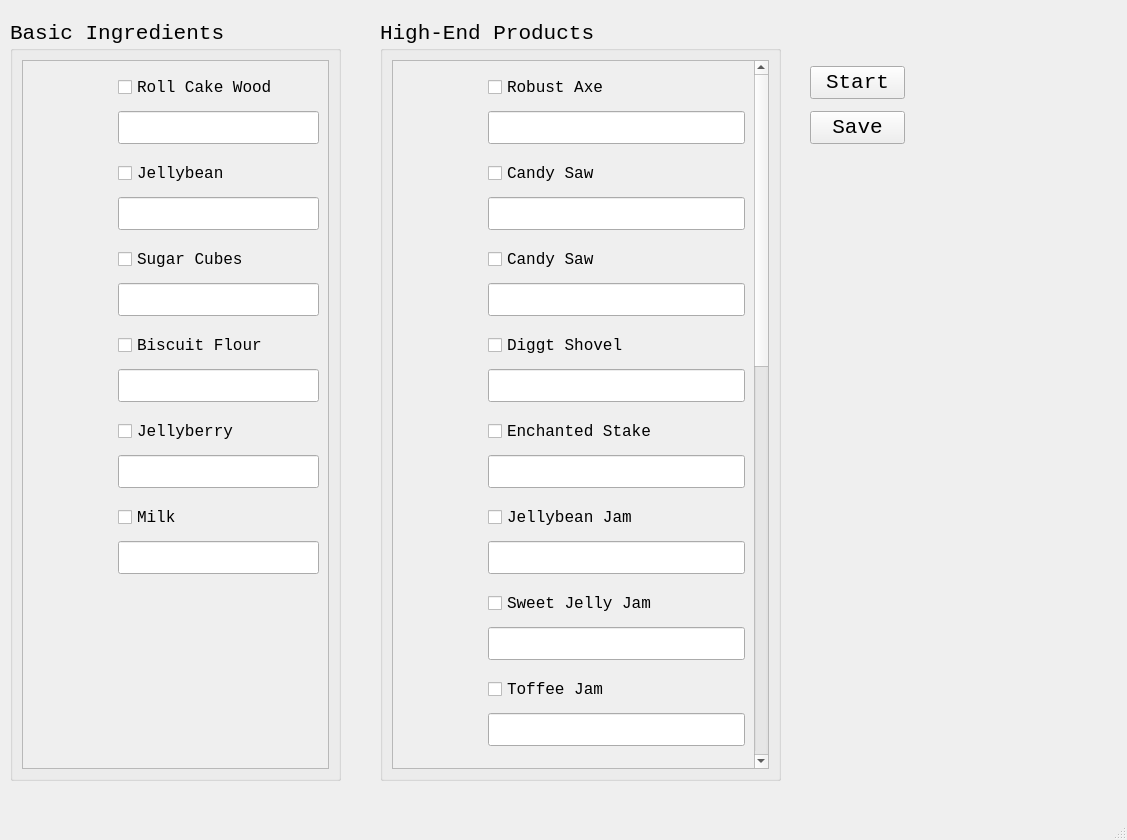
<?xml version="1.0" encoding="UTF-8"?>
<ui version="4.0">
 <class>MainWindow</class>
 <widget class="QMainWindow" name="MainWindow">
  <property name="geometry">
   <rect>
    <x>0</x>
    <y>0</y>
    <width>1127</width>
    <height>840</height>
   </rect>
  </property>
  <property name="windowTitle">
   <string>MainWindow</string>
  </property>
  <widget class="QWidget" name="centralwidget">
   <widget class="QGroupBox" name="basic_ingredients">
    <property name="geometry">
     <rect>
      <x>10</x>
      <y>20</y>
      <width>331</width>
      <height>761</height>
     </rect>
    </property>
    <property name="font">
     <font>
      <family>Consolas</family>
      <pointsize>16</pointsize>
     </font>
    </property>
    <property name="title">
     <string>Basic Ingredients</string>
    </property>
    <layout class="QVBoxLayout" name="verticalLayout_5">
     <item>
      <widget class="QScrollArea" name="scrollArea">
       <property name="widgetResizable">
        <bool>true</bool>
       </property>
       <widget class="QWidget" name="basic_ingredients_">
        <property name="geometry">
         <rect>
          <x>0</x>
          <y>0</y>
          <width>305</width>
          <height>703</height>
         </rect>
        </property>
        <layout class="QVBoxLayout" name="verticalLayout">
         <item>
          <layout class="QHBoxLayout" name="RollCakeWood">
           <item>
            <widget class="QLabel" name="RollCakeWood_img">
             <property name="minimumSize">
              <size>
               <width>80</width>
               <height>80</height>
              </size>
             </property>
             <property name="maximumSize">
              <size>
               <width>80</width>
               <height>80</height>
              </size>
             </property>
             <property name="text">
              <string/>
             </property>
             <property name="pixmap">
              <pixmap>images/icon/Roll Cake Wood.png</pixmap>
             </property>
             <property name="scaledContents">
              <bool>true</bool>
             </property>
            </widget>
           </item>
           <item>
            <layout class="QVBoxLayout" name="RollCakeWood_">
             <item>
              <widget class="QCheckBox" name="RollCakeWood_check">
               <property name="font">
                <font>
                 <family>Consolas</family>
                 <pointsize>12</pointsize>
                </font>
               </property>
               <property name="text">
                <string>Roll Cake Wood</string>
               </property>
              </widget>
             </item>
             <item>
              <widget class="QLineEdit" name="RollCakeWood_min"/>
             </item>
            </layout>
           </item>
          </layout>
         </item>
         <item>
          <layout class="QHBoxLayout" name="Jellybean">
           <item>
            <widget class="QLabel" name="Jellybean_img">
             <property name="minimumSize">
              <size>
               <width>80</width>
               <height>80</height>
              </size>
             </property>
             <property name="maximumSize">
              <size>
               <width>80</width>
               <height>80</height>
              </size>
             </property>
             <property name="text">
              <string/>
             </property>
             <property name="pixmap">
              <pixmap>images/icon/Jellybean.png</pixmap>
             </property>
             <property name="scaledContents">
              <bool>true</bool>
             </property>
            </widget>
           </item>
           <item>
            <layout class="QVBoxLayout" name="Jellybean_">
             <item>
              <widget class="QCheckBox" name="Jellybean_check">
               <property name="font">
                <font>
                 <family>Consolas</family>
                 <pointsize>12</pointsize>
                </font>
               </property>
               <property name="text">
                <string>Jellybean</string>
               </property>
               <property name="checked">
                <bool>false</bool>
               </property>
              </widget>
             </item>
             <item>
              <widget class="QLineEdit" name="Jellybean_min"/>
             </item>
            </layout>
           </item>
          </layout>
         </item>
         <item>
          <layout class="QHBoxLayout" name="SugarCubes">
           <item>
            <widget class="QLabel" name="SugarCubes_img">
             <property name="minimumSize">
              <size>
               <width>80</width>
               <height>80</height>
              </size>
             </property>
             <property name="maximumSize">
              <size>
               <width>80</width>
               <height>80</height>
              </size>
             </property>
             <property name="text">
              <string/>
             </property>
             <property name="pixmap">
              <pixmap>images/icon/Sugar Cubes.png</pixmap>
             </property>
             <property name="scaledContents">
              <bool>true</bool>
             </property>
            </widget>
           </item>
           <item>
            <layout class="QVBoxLayout" name="SugarCubes_">
             <item>
              <widget class="QCheckBox" name="SugarCubes_check">
               <property name="font">
                <font>
                 <family>Consolas</family>
                 <pointsize>12</pointsize>
                </font>
               </property>
               <property name="text">
                <string>Sugar Cubes</string>
               </property>
              </widget>
             </item>
             <item>
              <widget class="QLineEdit" name="SugarCubes_min"/>
             </item>
            </layout>
           </item>
          </layout>
         </item>
         <item>
          <layout class="QHBoxLayout" name="BiscuitFlour">
           <item>
            <widget class="QLabel" name="BiscuitFlour_img">
             <property name="minimumSize">
              <size>
               <width>80</width>
               <height>80</height>
              </size>
             </property>
             <property name="maximumSize">
              <size>
               <width>80</width>
               <height>80</height>
              </size>
             </property>
             <property name="text">
              <string/>
             </property>
             <property name="pixmap">
              <pixmap>images/icon/Biscuit Flour.png</pixmap>
             </property>
             <property name="scaledContents">
              <bool>true</bool>
             </property>
            </widget>
           </item>
           <item>
            <layout class="QVBoxLayout" name="BiscuitFlour_">
             <item>
              <widget class="QCheckBox" name="BiscuitFlour_check">
               <property name="font">
                <font>
                 <family>Consolas</family>
                 <pointsize>12</pointsize>
                </font>
               </property>
               <property name="text">
                <string>Biscuit Flour</string>
               </property>
              </widget>
             </item>
             <item>
              <widget class="QLineEdit" name="BiscuitFlour_min"/>
             </item>
            </layout>
           </item>
          </layout>
         </item>
         <item>
          <layout class="QHBoxLayout" name="Jellyberry">
           <item>
            <widget class="QLabel" name="Jellyberry_img">
             <property name="minimumSize">
              <size>
               <width>80</width>
               <height>80</height>
              </size>
             </property>
             <property name="maximumSize">
              <size>
               <width>80</width>
               <height>80</height>
              </size>
             </property>
             <property name="text">
              <string/>
             </property>
             <property name="pixmap">
              <pixmap>images/icon/Jellyberry.png</pixmap>
             </property>
             <property name="scaledContents">
              <bool>true</bool>
             </property>
            </widget>
           </item>
           <item>
            <layout class="QVBoxLayout" name="Jellyberry_">
             <item>
              <widget class="QCheckBox" name="Jellyberry_check">
               <property name="font">
                <font>
                 <family>Consolas</family>
                 <pointsize>12</pointsize>
                </font>
               </property>
               <property name="text">
                <string>Jellyberry</string>
               </property>
              </widget>
             </item>
             <item>
              <widget class="QLineEdit" name="Jellyberry_min"/>
             </item>
            </layout>
           </item>
          </layout>
         </item>
         <item>
          <layout class="QHBoxLayout" name="Milk">
           <item>
            <widget class="QLabel" name="Milk_img">
             <property name="minimumSize">
              <size>
               <width>80</width>
               <height>80</height>
              </size>
             </property>
             <property name="maximumSize">
              <size>
               <width>80</width>
               <height>80</height>
              </size>
             </property>
             <property name="text">
              <string/>
             </property>
             <property name="pixmap">
              <pixmap>images/icon/Milk.png</pixmap>
             </property>
             <property name="scaledContents">
              <bool>true</bool>
             </property>
            </widget>
           </item>
           <item>
            <layout class="QVBoxLayout" name="Milk_">
             <item>
              <widget class="QCheckBox" name="Milk_check">
               <property name="font">
                <font>
                 <family>Consolas</family>
                 <pointsize>12</pointsize>
                </font>
               </property>
               <property name="text">
                <string>Milk</string>
               </property>
              </widget>
             </item>
             <item>
              <widget class="QLineEdit" name="Milk_min"/>
             </item>
            </layout>
           </item>
          </layout>
         </item>
         <item>
          <spacer name="verticalSpacer">
           <property name="orientation">
            <enum>Qt::Vertical</enum>
           </property>
           <property name="sizeHint" stdset="0">
            <size>
             <width>20</width>
             <height>40</height>
            </size>
           </property>
          </spacer>
         </item>
        </layout>
       </widget>
      </widget>
     </item>
    </layout>
   </widget>
   <widget class="QGroupBox" name="high_end_products">
    <property name="geometry">
     <rect>
      <x>380</x>
      <y>20</y>
      <width>401</width>
      <height>761</height>
     </rect>
    </property>
    <property name="font">
     <font>
      <family>Consolas</family>
      <pointsize>16</pointsize>
     </font>
    </property>
    <property name="title">
     <string>High-End Products</string>
    </property>
    <layout class="QVBoxLayout" name="verticalLayout_7">
     <item>
      <widget class="QScrollArea" name="scrollArea_2">
       <property name="widgetResizable">
        <bool>true</bool>
       </property>
       <widget class="QWidget" name="high_end_products_">
        <property name="geometry">
         <rect>
          <x>0</x>
          <y>-1010</y>
          <width>354</width>
          <height>1713</height>
         </rect>
        </property>
        <layout class="QVBoxLayout" name="verticalLayout_2">
         <item>
          <layout class="QHBoxLayout" name="RobustAxe">
           <item>
            <widget class="QLabel" name="RobustAxe_img">
             <property name="minimumSize">
              <size>
               <width>80</width>
               <height>80</height>
              </size>
             </property>
             <property name="maximumSize">
              <size>
               <width>80</width>
               <height>80</height>
              </size>
             </property>
             <property name="text">
              <string/>
             </property>
             <property name="pixmap">
              <pixmap>images/icon/Robust Axe.png</pixmap>
             </property>
             <property name="scaledContents">
              <bool>true</bool>
             </property>
            </widget>
           </item>
           <item>
            <layout class="QVBoxLayout" name="RobustAxe_">
             <item>
              <widget class="QCheckBox" name="RobustAxe_check">
               <property name="font">
                <font>
                 <family>Consolas</family>
                 <pointsize>12</pointsize>
                </font>
               </property>
               <property name="text">
                <string>Robust Axe</string>
               </property>
              </widget>
             </item>
             <item>
              <widget class="QLineEdit" name="RobustAxe_min"/>
             </item>
            </layout>
           </item>
          </layout>
         </item>
         <item>
          <layout class="QHBoxLayout" name="TemperedPickaxe">
           <item>
            <widget class="QLabel" name="TemperedPickaxe_img">
             <property name="minimumSize">
              <size>
               <width>80</width>
               <height>80</height>
              </size>
             </property>
             <property name="maximumSize">
              <size>
               <width>80</width>
               <height>80</height>
              </size>
             </property>
             <property name="text">
              <string/>
             </property>
             <property name="pixmap">
              <pixmap>images/icon/Tempered Pickaxe.png</pixmap>
             </property>
             <property name="scaledContents">
              <bool>true</bool>
             </property>
            </widget>
           </item>
           <item>
            <layout class="QVBoxLayout" name="TemperedPickaxe_">
             <item>
              <widget class="QCheckBox" name="TemperedPickaxe_check">
               <property name="font">
                <font>
                 <family>Consolas</family>
                 <pointsize>12</pointsize>
                </font>
               </property>
               <property name="text">
                <string>Candy Saw</string>
               </property>
              </widget>
             </item>
             <item>
              <widget class="QLineEdit" name="TemperedPickaxe_min"/>
             </item>
            </layout>
           </item>
          </layout>
         </item>
         <item>
          <layout class="QHBoxLayout" name="CandySaw">
           <item>
            <widget class="QLabel" name="CandySaw_img">
             <property name="minimumSize">
              <size>
               <width>80</width>
               <height>80</height>
              </size>
             </property>
             <property name="maximumSize">
              <size>
               <width>80</width>
               <height>80</height>
              </size>
             </property>
             <property name="text">
              <string/>
             </property>
             <property name="pixmap">
              <pixmap>images/icon/Condy Saw.png</pixmap>
             </property>
             <property name="scaledContents">
              <bool>true</bool>
             </property>
            </widget>
           </item>
           <item>
            <layout class="QVBoxLayout" name="CandySaw_">
             <item>
              <widget class="QCheckBox" name="CandySaw_check">
               <property name="font">
                <font>
                 <family>Consolas</family>
                 <pointsize>12</pointsize>
                </font>
               </property>
               <property name="text">
                <string>Candy Saw</string>
               </property>
              </widget>
             </item>
             <item>
              <widget class="QLineEdit" name="CandySaw_min"/>
             </item>
            </layout>
           </item>
          </layout>
         </item>
         <item>
          <layout class="QHBoxLayout" name="DiggtShovel">
           <item>
            <widget class="QLabel" name="DiggtShovel_img">
             <property name="minimumSize">
              <size>
               <width>80</width>
               <height>80</height>
              </size>
             </property>
             <property name="maximumSize">
              <size>
               <width>80</width>
               <height>80</height>
              </size>
             </property>
             <property name="text">
              <string/>
             </property>
             <property name="pixmap">
              <pixmap>images/icon/Diggt Shovel.png</pixmap>
             </property>
             <property name="scaledContents">
              <bool>true</bool>
             </property>
            </widget>
           </item>
           <item>
            <layout class="QVBoxLayout" name="DiggtShovel_">
             <item>
              <widget class="QCheckBox" name="DiggtShovel_check">
               <property name="font">
                <font>
                 <family>Consolas</family>
                 <pointsize>12</pointsize>
                </font>
               </property>
               <property name="text">
                <string>Diggt Shovel</string>
               </property>
              </widget>
             </item>
             <item>
              <widget class="QLineEdit" name="DiggtShovel_min"/>
             </item>
            </layout>
           </item>
          </layout>
         </item>
         <item>
          <layout class="QHBoxLayout" name="EnchantedStake">
           <item>
            <widget class="QLabel" name="EnchantedStake_img">
             <property name="minimumSize">
              <size>
               <width>80</width>
               <height>80</height>
              </size>
             </property>
             <property name="maximumSize">
              <size>
               <width>80</width>
               <height>80</height>
              </size>
             </property>
             <property name="text">
              <string/>
             </property>
             <property name="pixmap">
              <pixmap>images/icon/Enchanted Stake.png</pixmap>
             </property>
             <property name="scaledContents">
              <bool>true</bool>
             </property>
            </widget>
           </item>
           <item>
            <layout class="QVBoxLayout" name="EnchantedStake_">
             <item>
              <widget class="QCheckBox" name="EnchantedStake_check">
               <property name="font">
                <font>
                 <family>Consolas</family>
                 <pointsize>12</pointsize>
                </font>
               </property>
               <property name="text">
                <string>Enchanted Stake</string>
               </property>
              </widget>
             </item>
             <item>
              <widget class="QLineEdit" name="EnchantedStake_min"/>
             </item>
            </layout>
           </item>
          </layout>
         </item>
         <item>
          <layout class="QHBoxLayout" name="JellybeanJam">
           <item>
            <widget class="QLabel" name="JellybeanJam_img">
             <property name="minimumSize">
              <size>
               <width>80</width>
               <height>80</height>
              </size>
             </property>
             <property name="maximumSize">
              <size>
               <width>80</width>
               <height>80</height>
              </size>
             </property>
             <property name="text">
              <string/>
             </property>
             <property name="pixmap">
              <pixmap>images/icon/Jellybean Jam.png</pixmap>
             </property>
             <property name="scaledContents">
              <bool>true</bool>
             </property>
            </widget>
           </item>
           <item>
            <layout class="QVBoxLayout" name="JellybeanJam_">
             <item>
              <widget class="QCheckBox" name="JellybeanJam_check">
               <property name="font">
                <font>
                 <family>Consolas</family>
                 <pointsize>12</pointsize>
                </font>
               </property>
               <property name="text">
                <string>Jellybean Jam</string>
               </property>
              </widget>
             </item>
             <item>
              <widget class="QLineEdit" name="JellybeanJam_min"/>
             </item>
            </layout>
           </item>
          </layout>
         </item>
         <item>
          <layout class="QHBoxLayout" name="SweetJellyJam">
           <item>
            <widget class="QLabel" name="SweetJellyJam_img">
             <property name="minimumSize">
              <size>
               <width>80</width>
               <height>80</height>
              </size>
             </property>
             <property name="maximumSize">
              <size>
               <width>80</width>
               <height>80</height>
              </size>
             </property>
             <property name="text">
              <string/>
             </property>
             <property name="pixmap">
              <pixmap>images/icon/Sweet Jelly Jam.png</pixmap>
             </property>
             <property name="scaledContents">
              <bool>true</bool>
             </property>
            </widget>
           </item>
           <item>
            <layout class="QVBoxLayout" name="SweetJellyJam_">
             <item>
              <widget class="QCheckBox" name="SweetJellyJam_check">
               <property name="font">
                <font>
                 <family>Consolas</family>
                 <pointsize>12</pointsize>
                </font>
               </property>
               <property name="text">
                <string>Sweet Jelly Jam</string>
               </property>
              </widget>
             </item>
             <item>
              <widget class="QLineEdit" name="SweetJellyJam_min"/>
             </item>
            </layout>
           </item>
          </layout>
         </item>
         <item>
          <layout class="QHBoxLayout" name="ToffeeJam">
           <item>
            <widget class="QLabel" name="ToffeeJam_img">
             <property name="minimumSize">
              <size>
               <width>80</width>
               <height>80</height>
              </size>
             </property>
             <property name="maximumSize">
              <size>
               <width>80</width>
               <height>80</height>
              </size>
             </property>
             <property name="text">
              <string/>
             </property>
             <property name="pixmap">
              <pixmap>images/icon/Toffee Jam.png</pixmap>
             </property>
             <property name="scaledContents">
              <bool>true</bool>
             </property>
            </widget>
           </item>
           <item>
            <layout class="QVBoxLayout" name="ToffeeJam_">
             <item>
              <widget class="QCheckBox" name="ToffeeJam_check">
               <property name="font">
                <font>
                 <family>Consolas</family>
                 <pointsize>12</pointsize>
                </font>
               </property>
               <property name="text">
                <string>Toffee Jam</string>
               </property>
              </widget>
             </item>
             <item>
              <widget class="QLineEdit" name="ToffeeJam_min"/>
             </item>
            </layout>
           </item>
          </layout>
         </item>
         <item>
          <layout class="QHBoxLayout" name="PineconeBirdyToy">
           <item>
            <widget class="QLabel" name="PineconeBirdyToy_img">
             <property name="minimumSize">
              <size>
               <width>80</width>
               <height>80</height>
              </size>
             </property>
             <property name="maximumSize">
              <size>
               <width>80</width>
               <height>80</height>
              </size>
             </property>
             <property name="text">
              <string/>
             </property>
             <property name="pixmap">
              <pixmap>images/icon/Pinecone Birdy Toy.png</pixmap>
             </property>
             <property name="scaledContents">
              <bool>true</bool>
             </property>
            </widget>
           </item>
           <item>
            <layout class="QVBoxLayout" name="PineconeBirdyToy_">
             <item>
              <widget class="QCheckBox" name="PineconeBirdyToy_check">
               <property name="font">
                <font>
                 <family>Consolas</family>
                 <pointsize>12</pointsize>
                </font>
               </property>
               <property name="text">
                <string>Pinecone Birdy Toy</string>
               </property>
              </widget>
             </item>
             <item>
              <widget class="QLineEdit" name="PineconeBirdyToy_min"/>
             </item>
            </layout>
           </item>
          </layout>
         </item>
         <item>
          <layout class="QHBoxLayout" name="AcornLamp">
           <item>
            <widget class="QLabel" name="AcornLamp_img">
             <property name="minimumSize">
              <size>
               <width>80</width>
               <height>80</height>
              </size>
             </property>
             <property name="maximumSize">
              <size>
               <width>80</width>
               <height>80</height>
              </size>
             </property>
             <property name="text">
              <string/>
             </property>
             <property name="pixmap">
              <pixmap>images/icon/Acorn Lamp.png</pixmap>
             </property>
             <property name="scaledContents">
              <bool>true</bool>
             </property>
            </widget>
           </item>
           <item>
            <layout class="QVBoxLayout" name="AcornLamp_">
             <item>
              <widget class="QCheckBox" name="AcornLamp_check">
               <property name="font">
                <font>
                 <family>Consolas</family>
                 <pointsize>12</pointsize>
                </font>
               </property>
               <property name="text">
                <string>Acorn Lamp</string>
               </property>
              </widget>
             </item>
             <item>
              <widget class="QLineEdit" name="AcornLamp_min"/>
             </item>
            </layout>
           </item>
          </layout>
         </item>
         <item>
          <layout class="QHBoxLayout" name="HeartyRye">
           <item>
            <widget class="QLabel" name="HeartyRye_img">
             <property name="minimumSize">
              <size>
               <width>80</width>
               <height>80</height>
              </size>
             </property>
             <property name="maximumSize">
              <size>
               <width>80</width>
               <height>80</height>
              </size>
             </property>
             <property name="text">
              <string/>
             </property>
             <property name="pixmap">
              <pixmap>images/icon/Hearty Rye.png</pixmap>
             </property>
             <property name="scaledContents">
              <bool>true</bool>
             </property>
            </widget>
           </item>
           <item>
            <layout class="QVBoxLayout" name="HeartyRye_">
             <item>
              <widget class="QCheckBox" name="HeartyRye_check">
               <property name="font">
                <font>
                 <family>Consolas</family>
                 <pointsize>12</pointsize>
                </font>
               </property>
               <property name="text">
                <string>Hearty Rye</string>
               </property>
              </widget>
             </item>
             <item>
              <widget class="QLineEdit" name="HeartyRye_min"/>
             </item>
            </layout>
           </item>
          </layout>
         </item>
         <item>
          <layout class="QHBoxLayout" name="TartJmapie">
           <item>
            <widget class="QLabel" name="TartJampie_img">
             <property name="minimumSize">
              <size>
               <width>80</width>
               <height>80</height>
              </size>
             </property>
             <property name="maximumSize">
              <size>
               <width>80</width>
               <height>80</height>
              </size>
             </property>
             <property name="text">
              <string/>
             </property>
             <property name="pixmap">
              <pixmap>images/icon/Tart Jampie.png</pixmap>
             </property>
             <property name="scaledContents">
              <bool>true</bool>
             </property>
            </widget>
           </item>
           <item>
            <layout class="QVBoxLayout" name="TartJampie_">
             <item>
              <widget class="QCheckBox" name="TartJampie_check">
               <property name="font">
                <font>
                 <family>Consolas</family>
                 <pointsize>12</pointsize>
                </font>
               </property>
               <property name="text">
                <string>Tart Jampie</string>
               </property>
              </widget>
             </item>
             <item>
              <widget class="QLineEdit" name="TartJampie_min"/>
             </item>
            </layout>
           </item>
          </layout>
         </item>
         <item>
          <layout class="QHBoxLayout" name="HotJellyStew">
           <item>
            <widget class="QLabel" name="HotJellyStew_img">
             <property name="minimumSize">
              <size>
               <width>80</width>
               <height>80</height>
              </size>
             </property>
             <property name="maximumSize">
              <size>
               <width>80</width>
               <height>80</height>
              </size>
             </property>
             <property name="text">
              <string/>
             </property>
             <property name="pixmap">
              <pixmap>images/icon/Hot Jelly Stew.png</pixmap>
             </property>
             <property name="scaledContents">
              <bool>true</bool>
             </property>
            </widget>
           </item>
           <item>
            <layout class="QVBoxLayout" name="HotJellyStew_">
             <item>
              <widget class="QCheckBox" name="HotJellyStew_check">
               <property name="font">
                <font>
                 <family>Consolas</family>
                 <pointsize>12</pointsize>
                </font>
               </property>
               <property name="text">
                <string>Hot Jelly Stew</string>
               </property>
              </widget>
             </item>
             <item>
              <widget class="QLineEdit" name="HotJellyStew_min"/>
             </item>
            </layout>
           </item>
          </layout>
         </item>
         <item>
          <layout class="QHBoxLayout" name="BearJellyBurger">
           <item>
            <widget class="QLabel" name="BearJellyBurger_img">
             <property name="minimumSize">
              <size>
               <width>80</width>
               <height>80</height>
              </size>
             </property>
             <property name="maximumSize">
              <size>
               <width>80</width>
               <height>80</height>
              </size>
             </property>
             <property name="text">
              <string/>
             </property>
             <property name="pixmap">
              <pixmap>images/icon/Bear Jelly Burger.png</pixmap>
             </property>
             <property name="scaledContents">
              <bool>true</bool>
             </property>
            </widget>
           </item>
           <item>
            <layout class="QVBoxLayout" name="BearJellyBurger_">
             <item>
              <widget class="QCheckBox" name="BearJellyBurger_check">
               <property name="font">
                <font>
                 <family>Consolas</family>
                 <pointsize>12</pointsize>
                </font>
               </property>
               <property name="text">
                <string>Bear Jelly Burger</string>
               </property>
              </widget>
             </item>
             <item>
              <widget class="QLineEdit" name="BearJellyBurger_min"/>
             </item>
            </layout>
           </item>
          </layout>
         </item>
         <item>
          <layout class="QHBoxLayout" name="BiscuitPlanter">
           <item>
            <widget class="QLabel" name="BiscuitPlanter_img">
             <property name="minimumSize">
              <size>
               <width>80</width>
               <height>80</height>
              </size>
             </property>
             <property name="maximumSize">
              <size>
               <width>80</width>
               <height>80</height>
              </size>
             </property>
             <property name="text">
              <string/>
             </property>
             <property name="pixmap">
              <pixmap>images/icon/Biscuit Planter.png</pixmap>
             </property>
             <property name="scaledContents">
              <bool>true</bool>
             </property>
            </widget>
           </item>
           <item>
            <layout class="QVBoxLayout" name="BiscuitPlanter_">
             <item>
              <widget class="QCheckBox" name="BiscuitPlanter_check">
               <property name="font">
                <font>
                 <family>Consolas</family>
                 <pointsize>12</pointsize>
                </font>
               </property>
               <property name="text">
                <string>Biscuit Planter</string>
               </property>
              </widget>
             </item>
             <item>
              <widget class="QLineEdit" name="BiscuitPlanter_min"/>
             </item>
            </layout>
           </item>
          </layout>
         </item>
         <item>
          <layout class="QHBoxLayout" name="ShinyGlass">
           <item>
            <widget class="QLabel" name="ShinyGlass_img">
             <property name="minimumSize">
              <size>
               <width>80</width>
               <height>80</height>
              </size>
             </property>
             <property name="maximumSize">
              <size>
               <width>80</width>
               <height>80</height>
              </size>
             </property>
             <property name="text">
              <string/>
             </property>
             <property name="pixmap">
              <pixmap>images/icon/Shiny Glass.png</pixmap>
             </property>
             <property name="scaledContents">
              <bool>true</bool>
             </property>
            </widget>
           </item>
           <item>
            <layout class="QVBoxLayout" name="ShinyGlass_">
             <item>
              <widget class="QCheckBox" name="ShinyGlass_check">
               <property name="font">
                <font>
                 <family>Consolas</family>
                 <pointsize>12</pointsize>
                </font>
               </property>
               <property name="text">
                <string>Shiny Glass</string>
               </property>
              </widget>
             </item>
             <item>
              <widget class="QLineEdit" name="ShinyGlass_min"/>
             </item>
            </layout>
           </item>
          </layout>
         </item>
         <item>
          <layout class="QHBoxLayout" name="CandyFlower">
           <item>
            <widget class="QLabel" name="CandyFlower_img">
             <property name="minimumSize">
              <size>
               <width>80</width>
               <height>80</height>
              </size>
             </property>
             <property name="maximumSize">
              <size>
               <width>80</width>
               <height>80</height>
              </size>
             </property>
             <property name="text">
              <string/>
             </property>
             <property name="pixmap">
              <pixmap>images/icon/Candy Flower.png</pixmap>
             </property>
             <property name="scaledContents">
              <bool>true</bool>
             </property>
            </widget>
           </item>
           <item>
            <layout class="QVBoxLayout" name="CandyFlower_">
             <item>
              <widget class="QCheckBox" name="CandyFlower_check">
               <property name="font">
                <font>
                 <family>Consolas</family>
                 <pointsize>12</pointsize>
                </font>
               </property>
               <property name="text">
                <string>Candy Saw</string>
               </property>
              </widget>
             </item>
             <item>
              <widget class="QLineEdit" name="CandyFlower_min"/>
             </item>
            </layout>
           </item>
          </layout>
         </item>
         <item>
          <layout class="QHBoxLayout" name="Cream">
           <item>
            <widget class="QLabel" name="Cream_img">
             <property name="minimumSize">
              <size>
               <width>80</width>
               <height>80</height>
              </size>
             </property>
             <property name="maximumSize">
              <size>
               <width>80</width>
               <height>80</height>
              </size>
             </property>
             <property name="text">
              <string/>
             </property>
             <property name="pixmap">
              <pixmap>images/icon/Cream.png</pixmap>
             </property>
             <property name="scaledContents">
              <bool>true</bool>
             </property>
            </widget>
           </item>
           <item>
            <layout class="QVBoxLayout" name="Cream_">
             <item>
              <widget class="QCheckBox" name="Cream_check">
               <property name="font">
                <font>
                 <family>Consolas</family>
                 <pointsize>12</pointsize>
                </font>
               </property>
               <property name="text">
                <string>Cream</string>
               </property>
              </widget>
             </item>
             <item>
              <widget class="QLineEdit" name="Cream_min"/>
             </item>
            </layout>
           </item>
          </layout>
         </item>
         <item>
          <layout class="QHBoxLayout" name="JellybeanLatte">
           <item>
            <widget class="QLabel" name="JellybeanLatte_img">
             <property name="minimumSize">
              <size>
               <width>80</width>
               <height>80</height>
              </size>
             </property>
             <property name="maximumSize">
              <size>
               <width>80</width>
               <height>80</height>
              </size>
             </property>
             <property name="text">
              <string/>
             </property>
             <property name="pixmap">
              <pixmap>images/icon/Jellybean Latte.png</pixmap>
             </property>
             <property name="scaledContents">
              <bool>true</bool>
             </property>
            </widget>
           </item>
           <item>
            <layout class="QVBoxLayout" name="JellybeanLatte_">
             <item>
              <widget class="QCheckBox" name="JellybeanLatte_check">
               <property name="font">
                <font>
                 <family>Consolas</family>
                 <pointsize>12</pointsize>
                </font>
               </property>
               <property name="text">
                <string>Jellybean Latte</string>
               </property>
              </widget>
             </item>
             <item>
              <widget class="QLineEdit" name="JellybeanLatte_min"/>
             </item>
            </layout>
           </item>
          </layout>
         </item>
         <item>
          <spacer name="verticalSpacer_2">
           <property name="orientation">
            <enum>Qt::Vertical</enum>
           </property>
           <property name="sizeHint" stdset="0">
            <size>
             <width>20</width>
             <height>40</height>
            </size>
           </property>
          </spacer>
         </item>
        </layout>
       </widget>
      </widget>
     </item>
    </layout>
   </widget>
   <widget class="QWidget" name="">
    <property name="geometry">
     <rect>
      <x>810</x>
      <y>60</y>
      <width>95</width>
      <height>91</height>
     </rect>
    </property>
    <layout class="QVBoxLayout" name="verticalLayout_3">
     <item>
      <widget class="QPushButton" name="StartBtn">
       <property name="font">
        <font>
         <family>Consolas</family>
         <pointsize>16</pointsize>
        </font>
       </property>
       <property name="text">
        <string>Start</string>
       </property>
      </widget>
     </item>
     <item>
      <widget class="QPushButton" name="SaveBtn">
       <property name="font">
        <font>
         <family>Consolas</family>
         <pointsize>16</pointsize>
        </font>
       </property>
       <property name="text">
        <string>Save</string>
       </property>
      </widget>
     </item>
    </layout>
   </widget>
  </widget>
  <widget class="QMenuBar" name="menubar">
   <property name="geometry">
    <rect>
     <x>0</x>
     <y>0</y>
     <width>1127</width>
     <height>25</height>
    </rect>
   </property>
  </widget>
  <widget class="QStatusBar" name="statusbar"/>
 </widget>
 <resources/>
 <connections/>
</ui>
